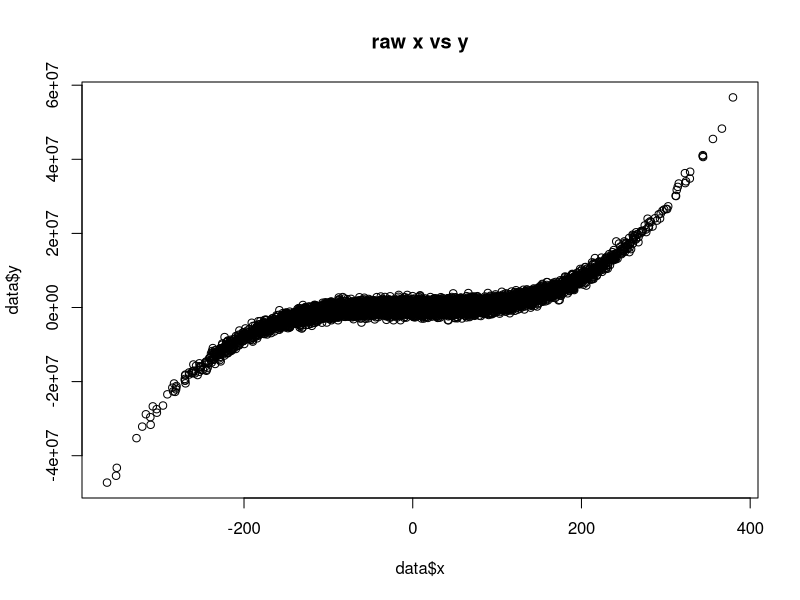

Write R code to recreate this figure. (Note: this script raises an error after producing the figure.)
# Group Assignment 3
#generating some random data
x <- rnorm(10000,10,100)
y <- x^3 + x^2 + x + rnorm(10000,0,1000000) #y is a polynomial function of x with some noise
data <- data.frame(x,y)
plot(data$x,data$y,main="raw x vs y") #checking the fit of x and y

#this fits a cubic polynomial model
nsplines <- 20 # put the number of slices here
width <- (max(data$x) - min(data$x)) / nsplines #equal width for each slice
min <- min(x)
#have to create an empty variable for the data
model <- rep(0,nsplines)

#fitting a cubic mondel for each slice
for(i in 1:nsplines){
  subdata <- subset(data, (data$x > (min+width*(i-1) && data$x < (min+width*i)))) # subset data
    #run model on subsetted data and assign it here
    model[i] <- lm(subdata$y~poly(subdata$x,3)) #polynomial model of degree 3
}

#creating a function that strings together the cubic model for each slice
#this part isn't working yet
f <- function(x){
  for(j in 1:20){
    if (data$x > (min+width*(j-1) && data$x < (min+width*j))) {
       model[[j]][1] + model[[j]][2]*x +  model[[j]][3]*x^2 + model[[j]][4]*x^3
    }
  }
}
plot.function(f,x)